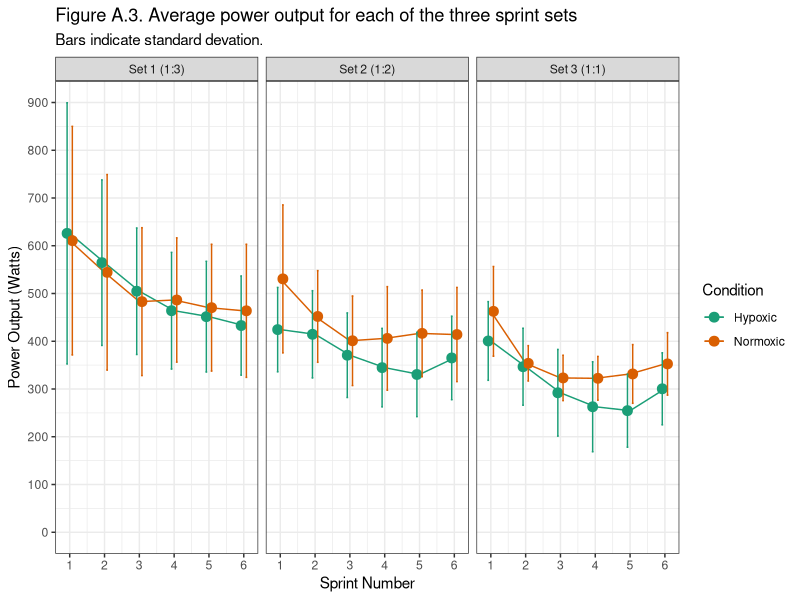

Reproduce this figure in R.
## ---- chunk 1
install.packages(c("ggplot2", "readxl", "RColorBrewer"))
## ---- chunk 2
library(ggplot2); library(readxl); library(RColorBrewer)
## ---- chunk 3
setwd(file.choose())
## ---- chunk 4
#Data
data <- read_excel("Appendix A Graph Example.xlsx", sheet=3)

#Function
data_summary <- function(data, varname, groupnames){
  require(plyr)
  summary_func <- function(x, col){
    c(mean = mean(x[[col]], na.rm=TRUE),
      sd = sd(x[[col]], na.rm=TRUE))
  }
  data_sum<-ddply(data, groupnames, .fun=summary_func,
                  varname)
  data_sum <- rename(data_sum, c("mean" = varname))
 return(data_sum)
}
## ---- chunk 5
data2 <- data_summary(data, varname="Power", 
                    groupnames=c("Condition", "Set", "Sprint"))
## ---- chunk 6
pd <- position_dodge(0.5)

PLOT <- ggplot(data2, aes(x = Sprint, y = Power, colour = Condition))+
   theme_bw() +
  stat_summary(fun = "mean", geom = "line") +
     geom_point(size = 3, shape = 19, position=position_dodge(width=0.3)) + 
  facet_wrap(~ Set)+
  geom_errorbar(aes(ymin = Power - sd, ymax = Power + sd), width = .1,position=position_dodge(width=0.3)) +
  theme(legend.position = "right")  +
  scale_color_brewer(palette = "Dark2")+ 
  labs(x = "Sprint Number", y="Power Output (Watts)", title="Figure A.3. Average power output for each of the three sprint sets", subtitle = "Bars indicate standard devation.") +
   scale_x_continuous(breaks=seq(1, 6, 1)) +
  scale_y_continuous(limits=c(0,900),breaks=seq(0,900,100)) 

PLOT
